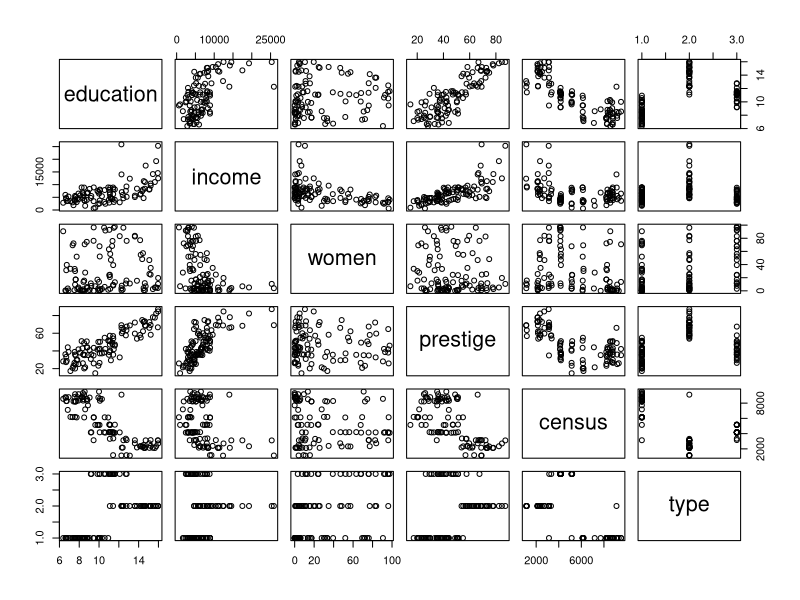
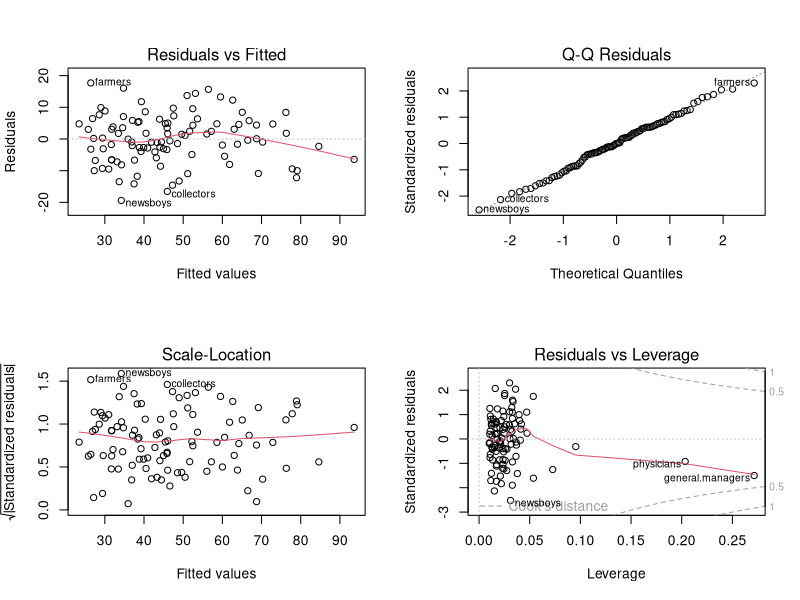
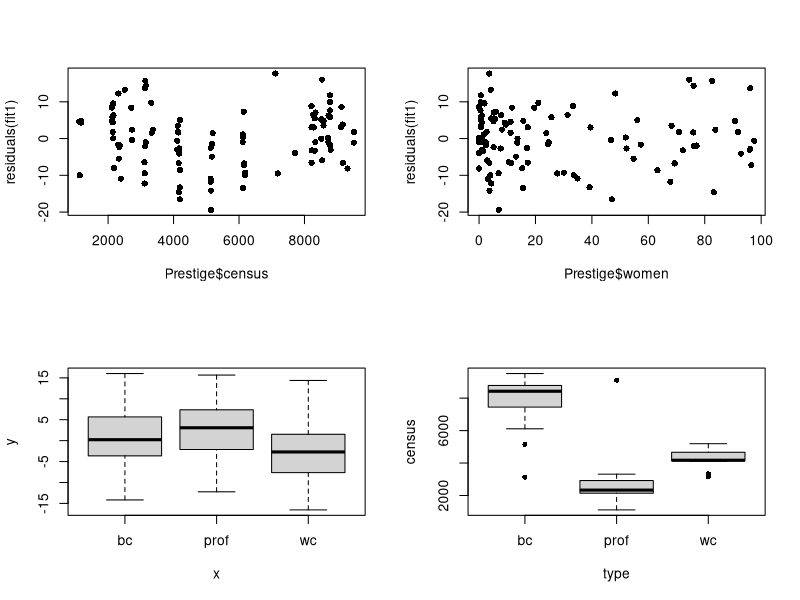
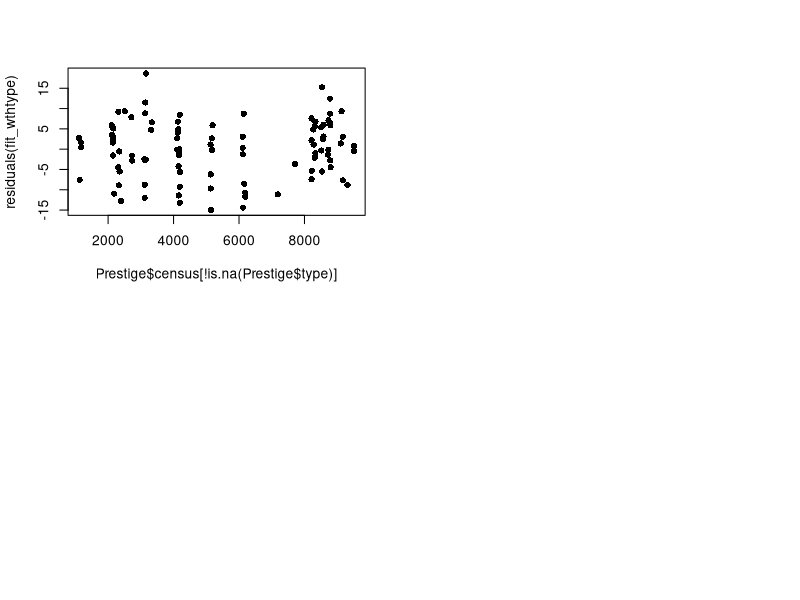
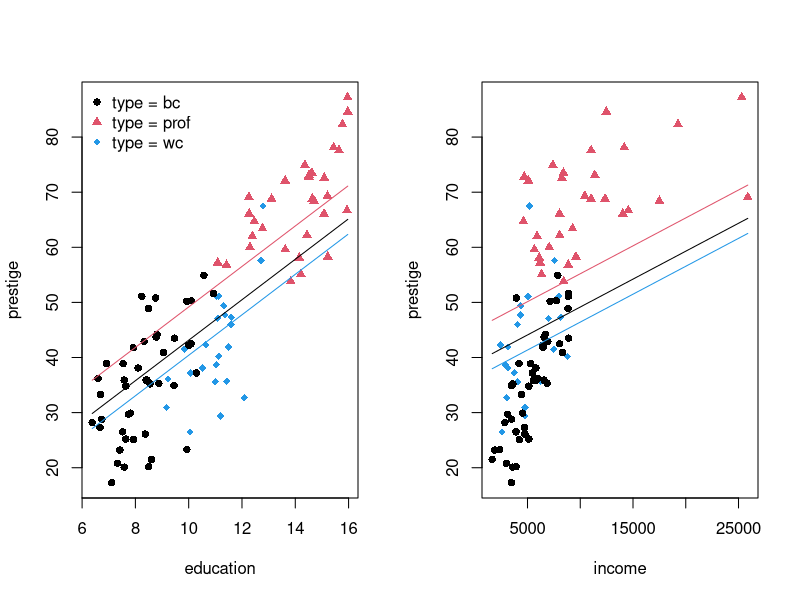

Reproduce these figures in R, in order.
## ---- chunk 1
knitr::opts_chunk$set(echo = TRUE)
## ---- chunk 2
data(Prestige, package = "carData")
plot(Prestige)
head(Prestige)
## ---- chunk 3
fit1 <- lm(prestige ~ education+income, data = Prestige)
## ---- chunk 4
summary(fit1)
par(mfrow=c(2,2))
plot(fit1)
## ---- chunk 5
par(mfrow=c(2,2),pch=16)
plot(Prestige$census, residuals(fit1))
plot(Prestige$women, residuals(fit1))
plot(Prestige$type, residuals(fit1))
## ---- chunk 6
fit_wthcensus <- lm(prestige ~ education+income+census, data = Prestige)
summary(fit_wthcensus)
## ---- chunk 7
fit_wthtype <- lm(prestige ~ education+income+type, data = Prestige)
summary(fit_wthtype)
## ---- chunk 8
Prestige[is.na(Prestige$type),]
## ---- chunk 9
sfit1 <- lm(prestige ~ education+income, data = Prestige[!is.na(Prestige$type),])
sfit_wthcensus <- lm(prestige ~ education+income+census, data = Prestige[!is.na(Prestige$type),])
## ---- chunk 10
# this compares models fitted to different datasets, can not be compared
# AIC(fit_wthtype); AIC(fit_wthcensus)
AIC(sfit_wthcensus, fit_wthtype)
## ---- chunk 11
anova(sfit1,fit_wthtype)
## ---- chunk 12
plot(census~type,data=Prestige)
## ---- chunk 13
plot(Prestige$census[!is.na(Prestige$type)], 
     residuals(fit_wthtype))
## ---- chunk 14
Prestige <- Prestige[!is.na(Prestige$type),]
fit_wthtype$coefficients
cmod <- signif(fit_wthtype$coefficients,2)
## ---- chunk 15
par(mfrow=c(1,2))
plot(prestige~education, data=Prestige[!is.na(Prestige$type),], 
     pch=16+ifelse(Prestige$type == "prof",1,0)+ifelse(Prestige$type == "wc",2,0), 
     col=1+ifelse(Prestige$type == "prof",1,0)+ifelse(Prestige$type == "wc",3,0))
#### add the three lines evaluated at mean income
nd <- data.frame(education = rep(seq(min(Prestige$education),max(Prestige$education), 
                                     length.out=40), times=3), 
                 income = rep(mean(Prestige$income), 40*3),
                 type = rep(levels(Prestige$type), each=40))
lines(nd$education[nd$type == "bc"], predict(fit_wthtype,nd[nd$type == "bc",]))
lines(nd$education[nd$type == "prof"], predict(fit_wthtype,nd[nd$type == "prof",]),col=2)
lines(nd$education[nd$type == "wc"], predict(fit_wthtype,nd[nd$type == "wc",]),col=4)
legend("topleft", col = c(1,2,4), pch = c(16,17,18), bty = "n", 
       legend = c("type = bc", "type = prof","type = wc"))
plot(prestige~income, data=Prestige[!is.na(Prestige$type),], 
     pch=16+ifelse(Prestige$type == "prof",1,0)+ifelse(Prestige$type == "wc",2,0), 
     col=1+ifelse(Prestige$type == "prof",1,0)+ifelse(Prestige$type == "wc",3,0))
#### add the three lines evaluated at mean income
nd <- data.frame(education = rep(mean(Prestige$education), 40*3),
                 income = rep(seq(min(Prestige$income),max(Prestige$income), 
                                     length.out=40), times=3), 
                 type = rep(levels(Prestige$type), each=40))
lines(nd$income[nd$type == "bc"], predict(fit_wthtype,nd[nd$type == "bc",]))
lines(nd$income[nd$type == "prof"], predict(fit_wthtype,nd[nd$type == "prof",]),col=2)
lines(nd$income[nd$type == "wc"], predict(fit_wthtype,nd[nd$type == "wc",]),col=4)
## ---- chunk 16
fit_intrall <- lm(prestige~education+income+type+education:type+income:type, data = Prestige)
# summary(fit_intrall)
## ---- chunk 17
summary(fit_intrall)
## ---- chunk 18
anova(sfit_wthcensus, fit_intrall)
## ---- chunk 19
fit_intred <- lm(prestige~education+income+type+education:type, data = Prestige)
#summary(fit_intred)
fit_intrinc <- lm(prestige~education+income+type+income:type, data = Prestige)
#summary(fit_intrinc)
## ---- chunk 20
anova(fit_intrall, fit_intrinc)
## ---- chunk 21
anova(fit_intrall, fit_intred)
## ---- chunk 22
anova(fit_wthtype, fit_intrinc)
## ---- chunk 23
summary(fit_intrinc)
## ---- chunk 24
AIC(fit_wthtype, fit_intred, fit_intrinc, fit_intrall)
BIC(fit_wthtype, fit_intred, fit_intrinc, fit_intrall)
## ---- chunk 25
class(Prestige$type)
levels(Prestige$type)
Prestige$newtype <- factor(Prestige$type, levels = c("prof","wc","bc"))
## ---- chunk 26
fit_newlevels <- lm(prestige ~ education + income + newtype, data = Prestige)
fit_newlevels$coefficients
## ---- chunk 27
fit_newlevels$coefficients
fit_wthtype$coefficients
nd <- data.frame(education = rep(mean(Prestige$education),3),
                 income = rep(mean(Prestige$income),3),
                 type = c("bc","prof","wc"),
                 newtype = c("bc","prof","wc"))
predict(fit_wthtype, nd)
predict(fit_newlevels, nd)
